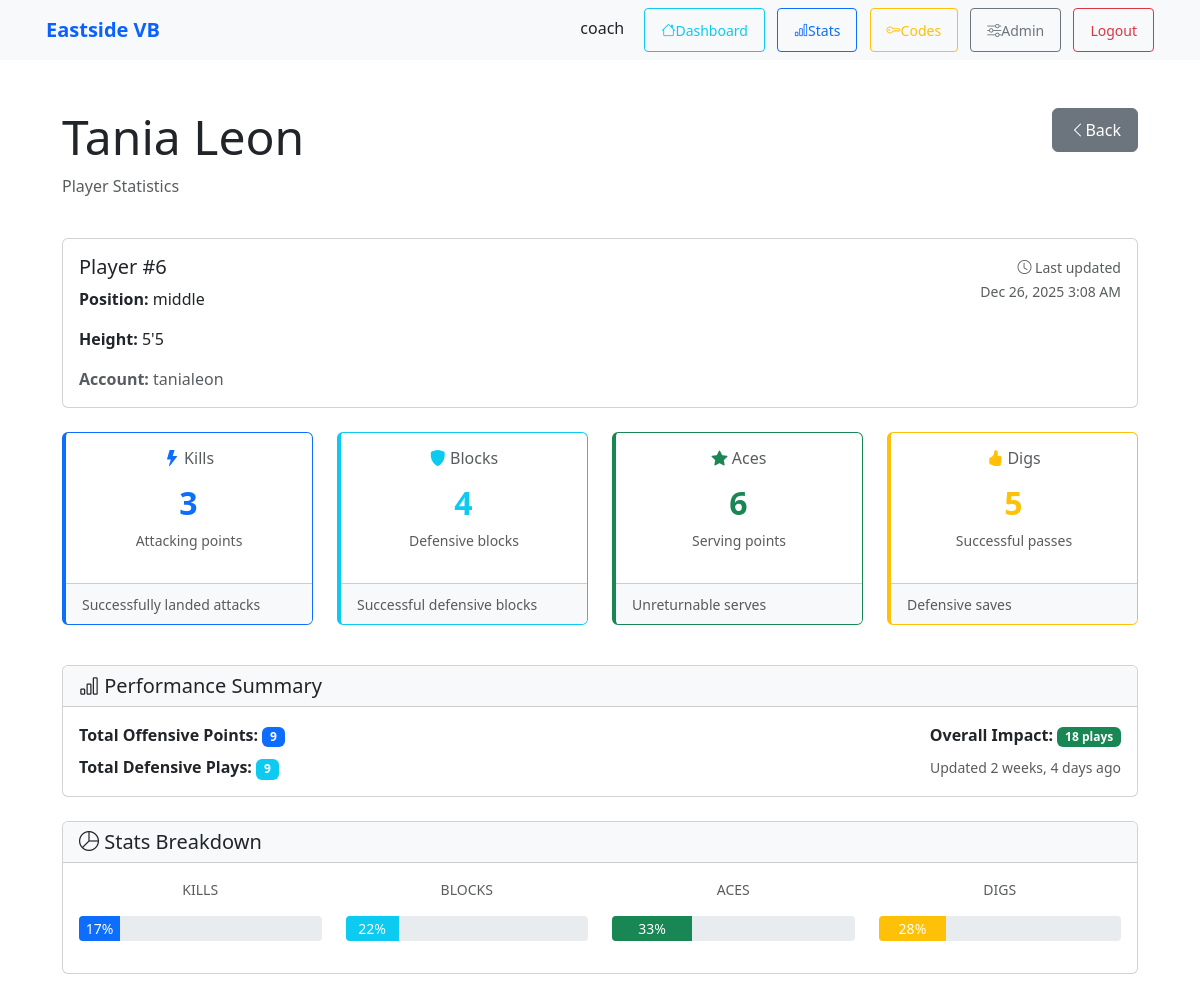
The page /stats/1/view/ (signed in) on the database its author committed.
### team/models.py (models this page shows, shortened)
class PlayerProfile(models.Model):
    user = models.OneToOneField(User, on_delete=models.CASCADE)
    player = models.OneToOneField(Player, on_delete=models.SET_NULL, null=True, blank=True)
    position = models.CharField(max_length=50, blank=True)
    height = models.CharField(max_length=10, blank=True)

class Player(models.Model):
    first_name = models.CharField(max_length=50)
    last_name = models.CharField(max_length=50)
    number = models.PositiveSmallIntegerField(null=True, blank=True)
    position = models.CharField(max_length=50, blank=True)
    created_at = models.DateTimeField(default=timezone.now)
    class Meta:
        ordering = ["number", "last_name", "first_name"]

class PlayerStats(models.Model):
    player = models.OneToOneField(PlayerProfile, on_delete=models.CASCADE)
    kills = models.IntegerField(default=0)
    blocks = models.IntegerField(default=0)
    aces = models.IntegerField(default=0)
    digs = models.IntegerField(default=0)
    updated_at = models.DateTimeField(auto_now=True)

### team/views.py (the view)
# urls.py: path('stats/<int:player_id>/view/', player_stats_view, name='player_stats_view'),
@login_required
def player_stats_view(request, player_id):
    player_profile = get_object_or_404(PlayerProfile, pk=player_id)
    is_own_profile = player_profile.user == request.user
    is_coach_user = request.user.is_staff or request.user.is_superuser
    if not (is_own_profile or is_coach_user):
        raise Http404("You don't have permission to view these stats.")
    try:
        stats = player_profile.playerstats  # type: ignore
    except PlayerStats.DoesNotExist:
        stats = None
    player_name = player_profile.player.first_name if player_profile.player else player_profile.user.username
    if player_profile.player and player_profile.player.last_name:
        player_name += f" {player_profile.player.last_name}"
    context = {
        'player_profile': player_profile,
        'stats': stats,
        'player_name': player_name,
    }
    return render(request, 'team/player_stats_view.html', context)

### team/templates/team/player_stats_view.html (shortened to what this page needs)
{% extends "base.html" %}
{% block content %}
<div class="container mt-4">
    <div class="row mb-4">
        <div class="col-md-8">
            <h1 class="display-5">{{ player_name }}</h1>
            <p class="text-muted">Player Statistics</p>
        </div>
        <div class="col-md-4 text-end">
            <a href="{% url 'team:player-list' %}" class="btn btn-secondary">
                <i class="bi bi-chevron-left"></i> Back
            </a>
        </div>
    </div>
    <div class="card mb-4">
        <div class="card-body">
            <div class="row">
                <div class="col-md-8">
                    {% if player_profile.player %}
                        <h5 class="card-title">Player #{{ player_profile.player.number|default:"—" }}</h5>
                        {% if player_profile.player.position %}
                            <p class="card-text">
                                <strong>Position:</strong> {{ player_profile.player.position }}
                            </p>
                        {% endif %}
                        {% if player_profile.height %}
                            <p class="card-text">
                                <strong>Height:</strong> {{ player_profile.height }}
                            </p>
                        {% endif %}
                    {% endif %}
                    <p class="card-text text-muted">
                        <strong>Account:</strong> {{ player_profile.user.username }}
                    </p>
                </div>
                <div class="col-md-4 text-end">
                    {% if stats %}
                        <small class="text-muted">
                            <i class="bi bi-clock"></i> Last updated<br>
                            {{ stats.updated_at|date:"M d, Y g:i A" }}
                        </small>
                    {% else %}
                        <small class="text-muted">
                            <i class="bi bi-info-circle"></i> No stats recorded yet
                        </small>
                    {% endif %}
                </div>
            </div>
        </div>
    </div>
    {% if stats %}
        <div class="row mb-4">
            <div class="col-md-6 col-lg-3 mb-3">
                <div class="card border-left border-primary h-100">
                    <div class="card-body text-center">
                        <h6 class="card-title text-muted mb-3">
                            <i class="bi bi-lightning-fill text-primary"></i> Kills
                        </h6>
                        <div class="stats-display">
                            <h2 class="text-primary mb-2">{{ stats.kills }}</h2>
                            <p class="text-muted small">Attacking points</p>
                        </div>
                    </div>
                    <div class="card-footer bg-light">
                        <small class="text-muted">Successfully landed attacks</small>
                    </div>
                </div>
            </div>
            <div class="col-md-6 col-lg-3 mb-3">
                <div class="card border-left border-info h-100">
                    <div class="card-body text-center">
                        <h6 class="card-title text-muted mb-3">
                            <i class="bi bi-shield-fill text-info"></i> Blocks
                        </h6>
                        <div class="stats-display">
                            <h2 class="text-info mb-2">{{ stats.blocks }}</h2>
                            <p class="text-muted small">Defensive blocks</p>
                        </div>
                    </div>
                    <div class="card-footer bg-light">
                        <small class="text-muted">Successful defensive blocks</small>
                    </div>
                </div>
            </div>
            <div class="col-md-6 col-lg-3 mb-3">
                <div class="card border-left border-success h-100">
                    <div class="card-body text-center">
                        <h6 class="card-title text-muted mb-3">
                            <i class="bi bi-star-fill text-success"></i> Aces
                        </h6>
                        <div class="stats-display">
                            <h2 class="text-success mb-2">{{ stats.aces }}</h2>
                            <p class="text-muted small">Serving points</p>
                        </div>
                    </div>
                    <div class="card-footer bg-light">
                        <small class="text-muted">Unreturnable serves</small>
                    </div>
                </div>
            </div>
            <div class="col-md-6 col-lg-3 mb-3">
                <div class="card border-left border-warning h-100">
                    <div class="card-body text-center">
                        <h6 class="card-title text-muted mb-3">
                            <i class="bi bi-hand-thumbs-up-fill text-warning"></i> Digs
                        </h6>
                        <div class="stats-display">
                            <h2 class="text-warning mb-2">{{ stats.digs }}</h2>
                            <p class="text-muted small">Successful passes</p>
                        </div>
                    </div>
                    <div class="card-footer bg-light">
                        <small class="text-muted">Defensive saves</small>
                    </div>
                </div>
            </div>
        </div>
        <div class="card mb-4">
            <div class="card-header bg-light">
                <h5 class="mb-0">
                    <i class="bi bi-bar-chart"></i> Performance Summary
                </h5>
            </div>
            <div class="card-body">
                <div class="row">
                    <div class="col-md-6">
                        <p class="mb-2">
                            <strong>Total Offensive Points:</strong>
                            <span class="badge bg-primary">{{ stats.kills|add:stats.aces }}</span>
                        </p>
                        <p class="mb-0">
                            <strong>Total Defensive Plays:</strong>
                            <span class="badge bg-info">{{ stats.blocks|add:stats.digs }}</span>
                        </p>
                    </div>
                    <div class="col-md-6 text-md-end">
                        <p class="mb-2">
                            <strong>Overall Impact:</strong>
                            <span class="badge bg-success">{{ stats.kills|add:stats.blocks|add:stats.aces|add:stats.digs }} plays</span>
                        </p>
                        <p class="mb-0">
                            <small class="text-muted">Updated {{ stats.updated_at|timesince }} ago</small>
                        </p>
                    </div>
                </div>
            </div>
        </div>
        <div class="card">
            <div class="card-header bg-light">
                <h5 class="mb-0">
                    <i class="bi bi-pie-chart"></i> Stats Breakdown
                </h5>
            </div>
            <div class="card-body">
                <div class="row text-center">
                    {% with total=stats.kills|add:stats.blocks|add:stats.aces|add:stats.digs %}
                        {% if total > 0 %}
                            {% widthratio stats.kills total 100 as kill_percent %}
                            {% widthratio stats.blocks total 100 as block_percent %}
                            {% widthratio stats.aces total 100 as ace_percent %}
                            {% widthratio stats.digs total 100 as dig_percent %}
                            <div class="col-md-3 mb-3">
                                <p class="text-muted small">KILLS</p>
                                <div class="progress-bar-container">
                                    <div class="progress-bar bg-primary" role="progressbar"
                                         data-width="{{ kill_percent }}">
                                        {{ kill_percent }}%
                                    </div>
                                </div>
                            </div>
                            <div class="col-md-3 mb-3">
                                <p class="text-muted small">BLOCKS</p>
                                <div class="progress-bar-container">
                                    <div class="progress-bar bg-info" role="progressbar"
                                         data-width="{{ block_percent }}">
                                        {{ block_percent }}%
                                    </div>
                                </div>
                            </div>
                            <div class="col-md-3 mb-3">
                                <p class="text-muted small">ACES</p>
                                <div class="progress-bar-container">
                                    <div class="progress-bar bg-success" role="progressbar"
                                         data-width="{{ ace_percent }}">
                                        {{ ace_percent }}%
                                    </div>
                                </div>
                            </div>
                            <div class="col-md-3 mb-3">
                                <p class="text-muted small">DIGS</p>
                                <div class="progress-bar-container">
                                    <div class="progress-bar bg-warning" role="progressbar"
                                         data-width="{{ dig_percent }}">
                                        {{ dig_percent }}%
                                    </div>
                                </div>
                            </div>
                        {% else %}
                            <div class="col-12">
                                <p class="text-muted">No statistics recorded yet.</p>
                            </div>
                        {% endif %}
                    {% endwith %}
                </div>
            </div>
        </div>
    {% endif %}
</div>
{% endblock %}

### team/templates/base.html (shortened to what this page needs)
<!doctype html>
<html lang="en">
  <head>
    {% load static %}
    <link href="https://cdn.jsdelivr.net/npm/bootstrap@5.3.2/dist/css/bootstrap.min.css" rel="stylesheet">
    <link rel="stylesheet" href="https://cdn.jsdelivr.net/npm/bootstrap-icons@1.11.0/font/bootstrap-icons.css">
    <link rel="stylesheet" href="{% static 'team/css/players.css' %}">
  </head>
  <body>
    <nav class="navbar navbar-expand-lg navbar-light bg-light">
      <div class="container">
        {% block brand %}
        <span class="navbar-brand navbar-brand-static">Eastside VB</span>
        {% endblock %}
        <div class="ms-auto">
          {% if user.is_authenticated %}
            <span class="me-3">{{ user.username }}</span>
            <a class="btn btn-sm btn-outline-info me-2" href="{% url 'team:player_dashboard' %}" title="My Dashboard">
              <i class="bi bi-house"></i> Dashboard
            </a>
            {% if user.is_staff %}
              <a class="btn btn-sm btn-outline-primary me-2" href="{% url 'team:player_stats_list' %}" title="View Team Stats">
                <i class="bi bi-bar-chart"></i> Stats
              </a>
              <a class="btn btn-sm btn-outline-warning me-2" href="{% url 'team:coach_codes' %}" title="Generate Access Codes">
                <i class="bi bi-key"></i> Codes
              </a>
              <a class="btn btn-sm btn-outline-secondary me-2" href="/admin/">
                <i class="bi bi-sliders"></i> Admin
              </a>
            {% endif %}
            <form method="post" action="{% url 'logout' %}" style="display:inline;">
              <button class="btn btn-sm btn-outline-danger" type="submit">Logout</button>
            </form>
          {% else %}
            <a class="btn btn-sm btn-outline-primary me-2" href="/signup/">Sign up</a>
            <a class="btn btn-sm btn-outline-success" href="/accounts/login/">Login</a>
          {% endif %}
        </div>
      </div>
    </nav>
    <main class="container py-4">
      {% block content %}{% endblock %}
    </main>
  </body>
</html>

### team/static/team/css/players.css (style rules this page uses)
.navbar-brand-static { cursor: default; pointer-events: none; color: #0b61ff; text-decoration: none; font-weight: 600; }

### team/templates/base.html (style rules this page uses)
.navbar-brand-static { cursor: default; pointer-events: none; color: #0b61ff; text-decoration: none; font-weight: 600; }
body { -webkit-font-smoothing: antialiased; -webkit-touch-callout: none; }
.btn { min-height: 44px; min-width: 44px; display: inline-flex; align-items: center; justify-content: center; padding: 0.5rem 1rem; }

### team/templates/team/player_stats_view.html (style rules this page uses)
.border-left { border-left: 4px solid !important; }
.border-primary { border-color: #0d6efd !important; }
.border-info { border-color: #0dcaf0 !important; }
.border-success { border-color: #198754 !important; }
.border-warning { border-color: #ffc107 !important; }
.stats-display h2 { font-weight: 700; letter-spacing: 1px; }
.progress-bar-container { height: 25px; background-color: #e9ecef; border-radius: 0.25rem; display: flex; overflow: hidden; }
.progress-bar-container .progress-bar { width: var(--bar-width); display: flex; align-items: center; justify-content: center; font-size: 0.875rem; color: white; }

### rows shown on the page
PlayerProfile: player.number "6", player.position "middle", height "5'5", user.username "tanialeon"
PlayerStats: updated_at "Dec 26, 2025 3:08 AM", kills "3", blocks "4", aces "6", digs "5", kills|add "9", blocks|add "9", kills|add "18", updated_at "2 weeks, 4 days"

### other values the page prints
{{ user.username }} "coach"
{{ player_name }} "Tania Leon"
{{ kill_percent }} "17"
{{ block_percent }} "22"
{{ ace_percent }} "33"
{{ dig_percent }} "28"
